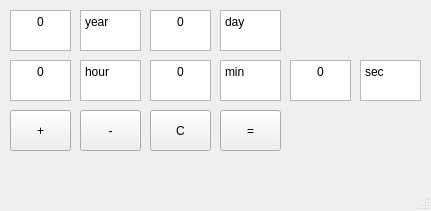
<?xml version="1.0" encoding="UTF-8"?>
<ui version="4.0">
 <class>MainWindow</class>
 <widget class="QMainWindow" name="MainWindow">
  <property name="geometry">
   <rect>
    <x>0</x>
    <y>0</y>
    <width>431</width>
    <height>211</height>
   </rect>
  </property>
  <property name="windowTitle">
   <string>MainWindow</string>
  </property>
  <widget class="QWidget" name="centralwidget">
   <widget class="QTextEdit" name="year">
    <property name="geometry">
     <rect>
      <x>10</x>
      <y>10</y>
      <width>61</width>
      <height>41</height>
     </rect>
    </property>
    <property name="html">
     <string>&lt;!DOCTYPE HTML PUBLIC &quot;-//W3C//DTD HTML 4.0//EN&quot; &quot;http://www.w3.org/TR/REC-html40/strict.dtd&quot;&gt;
&lt;html&gt;&lt;head&gt;&lt;meta name=&quot;qrichtext&quot; content=&quot;1&quot; /&gt;&lt;meta charset=&quot;utf-8&quot; /&gt;&lt;style type=&quot;text/css&quot;&gt;
p, li { white-space: pre-wrap; }
hr { height: 1px; border-width: 0; }
&lt;/style&gt;&lt;/head&gt;&lt;body style=&quot; font-family:'Segoe UI'; font-size:9pt; font-weight:400; font-style:normal;&quot;&gt;
&lt;p align=&quot;center&quot; style=&quot; margin-top:0px; margin-bottom:0px; margin-left:0px; margin-right:0px; -qt-block-indent:0; text-indent:0px;&quot;&gt;0&lt;/p&gt;&lt;/body&gt;&lt;/html&gt;</string>
    </property>
   </widget>
   <widget class="QTextEdit" name="day">
    <property name="geometry">
     <rect>
      <x>150</x>
      <y>10</y>
      <width>61</width>
      <height>41</height>
     </rect>
    </property>
    <property name="html">
     <string>&lt;!DOCTYPE HTML PUBLIC &quot;-//W3C//DTD HTML 4.0//EN&quot; &quot;http://www.w3.org/TR/REC-html40/strict.dtd&quot;&gt;
&lt;html&gt;&lt;head&gt;&lt;meta name=&quot;qrichtext&quot; content=&quot;1&quot; /&gt;&lt;meta charset=&quot;utf-8&quot; /&gt;&lt;style type=&quot;text/css&quot;&gt;
p, li { white-space: pre-wrap; }
hr { height: 1px; border-width: 0; }
&lt;/style&gt;&lt;/head&gt;&lt;body style=&quot; font-family:'Segoe UI'; font-size:9pt; font-weight:400; font-style:normal;&quot;&gt;
&lt;p align=&quot;center&quot; style=&quot; margin-top:0px; margin-bottom:0px; margin-left:0px; margin-right:0px; -qt-block-indent:0; text-indent:0px;&quot;&gt;0&lt;/p&gt;&lt;/body&gt;&lt;/html&gt;</string>
    </property>
   </widget>
   <widget class="QTextEdit" name="hour">
    <property name="geometry">
     <rect>
      <x>10</x>
      <y>60</y>
      <width>61</width>
      <height>41</height>
     </rect>
    </property>
    <property name="html">
     <string>&lt;!DOCTYPE HTML PUBLIC &quot;-//W3C//DTD HTML 4.0//EN&quot; &quot;http://www.w3.org/TR/REC-html40/strict.dtd&quot;&gt;
&lt;html&gt;&lt;head&gt;&lt;meta name=&quot;qrichtext&quot; content=&quot;1&quot; /&gt;&lt;meta charset=&quot;utf-8&quot; /&gt;&lt;style type=&quot;text/css&quot;&gt;
p, li { white-space: pre-wrap; }
hr { height: 1px; border-width: 0; }
&lt;/style&gt;&lt;/head&gt;&lt;body style=&quot; font-family:'Segoe UI'; font-size:9pt; font-weight:400; font-style:normal;&quot;&gt;
&lt;p align=&quot;center&quot; style=&quot; margin-top:0px; margin-bottom:0px; margin-left:0px; margin-right:0px; -qt-block-indent:0; text-indent:0px;&quot;&gt;0&lt;/p&gt;&lt;/body&gt;&lt;/html&gt;</string>
    </property>
   </widget>
   <widget class="QTextEdit" name="min">
    <property name="geometry">
     <rect>
      <x>150</x>
      <y>60</y>
      <width>61</width>
      <height>41</height>
     </rect>
    </property>
    <property name="html">
     <string>&lt;!DOCTYPE HTML PUBLIC &quot;-//W3C//DTD HTML 4.0//EN&quot; &quot;http://www.w3.org/TR/REC-html40/strict.dtd&quot;&gt;
&lt;html&gt;&lt;head&gt;&lt;meta name=&quot;qrichtext&quot; content=&quot;1&quot; /&gt;&lt;meta charset=&quot;utf-8&quot; /&gt;&lt;style type=&quot;text/css&quot;&gt;
p, li { white-space: pre-wrap; }
hr { height: 1px; border-width: 0; }
&lt;/style&gt;&lt;/head&gt;&lt;body style=&quot; font-family:'Segoe UI'; font-size:9pt; font-weight:400; font-style:normal;&quot;&gt;
&lt;p align=&quot;center&quot; style=&quot; margin-top:0px; margin-bottom:0px; margin-left:0px; margin-right:0px; -qt-block-indent:0; text-indent:0px;&quot;&gt;0&lt;/p&gt;&lt;/body&gt;&lt;/html&gt;</string>
    </property>
   </widget>
   <widget class="QTextEdit" name="sec">
    <property name="geometry">
     <rect>
      <x>290</x>
      <y>60</y>
      <width>61</width>
      <height>41</height>
     </rect>
    </property>
    <property name="html">
     <string>&lt;!DOCTYPE HTML PUBLIC &quot;-//W3C//DTD HTML 4.0//EN&quot; &quot;http://www.w3.org/TR/REC-html40/strict.dtd&quot;&gt;
&lt;html&gt;&lt;head&gt;&lt;meta name=&quot;qrichtext&quot; content=&quot;1&quot; /&gt;&lt;meta charset=&quot;utf-8&quot; /&gt;&lt;style type=&quot;text/css&quot;&gt;
p, li { white-space: pre-wrap; }
hr { height: 1px; border-width: 0; }
&lt;/style&gt;&lt;/head&gt;&lt;body style=&quot; font-family:'Segoe UI'; font-size:9pt; font-weight:400; font-style:normal;&quot;&gt;
&lt;p align=&quot;center&quot; style=&quot; margin-top:0px; margin-bottom:0px; margin-left:0px; margin-right:0px; -qt-block-indent:0; text-indent:0px;&quot;&gt;0&lt;/p&gt;&lt;/body&gt;&lt;/html&gt;</string>
    </property>
   </widget>
   <widget class="QTextBrowser" name="textBrowser">
    <property name="geometry">
     <rect>
      <x>80</x>
      <y>10</y>
      <width>61</width>
      <height>41</height>
     </rect>
    </property>
    <property name="html">
     <string>&lt;!DOCTYPE HTML PUBLIC &quot;-//W3C//DTD HTML 4.0//EN&quot; &quot;http://www.w3.org/TR/REC-html40/strict.dtd&quot;&gt;
&lt;html&gt;&lt;head&gt;&lt;meta name=&quot;qrichtext&quot; content=&quot;1&quot; /&gt;&lt;meta charset=&quot;utf-8&quot; /&gt;&lt;style type=&quot;text/css&quot;&gt;
p, li { white-space: pre-wrap; }
hr { height: 1px; border-width: 0; }
&lt;/style&gt;&lt;/head&gt;&lt;body style=&quot; font-family:'Segoe UI'; font-size:9pt; font-weight:400; font-style:normal;&quot;&gt;
&lt;p style=&quot; margin-top:0px; margin-bottom:0px; margin-left:0px; margin-right:0px; -qt-block-indent:0; text-indent:0px;&quot;&gt;year&lt;/p&gt;&lt;/body&gt;&lt;/html&gt;</string>
    </property>
   </widget>
   <widget class="QTextBrowser" name="textBrowser_2">
    <property name="geometry">
     <rect>
      <x>220</x>
      <y>10</y>
      <width>61</width>
      <height>41</height>
     </rect>
    </property>
    <property name="html">
     <string>&lt;!DOCTYPE HTML PUBLIC &quot;-//W3C//DTD HTML 4.0//EN&quot; &quot;http://www.w3.org/TR/REC-html40/strict.dtd&quot;&gt;
&lt;html&gt;&lt;head&gt;&lt;meta name=&quot;qrichtext&quot; content=&quot;1&quot; /&gt;&lt;meta charset=&quot;utf-8&quot; /&gt;&lt;style type=&quot;text/css&quot;&gt;
p, li { white-space: pre-wrap; }
hr { height: 1px; border-width: 0; }
&lt;/style&gt;&lt;/head&gt;&lt;body style=&quot; font-family:'Segoe UI'; font-size:9pt; font-weight:400; font-style:normal;&quot;&gt;
&lt;p style=&quot; margin-top:0px; margin-bottom:0px; margin-left:0px; margin-right:0px; -qt-block-indent:0; text-indent:0px;&quot;&gt;day&lt;/p&gt;&lt;/body&gt;&lt;/html&gt;</string>
    </property>
   </widget>
   <widget class="QTextBrowser" name="textBrowser_3">
    <property name="geometry">
     <rect>
      <x>80</x>
      <y>60</y>
      <width>61</width>
      <height>41</height>
     </rect>
    </property>
    <property name="html">
     <string>&lt;!DOCTYPE HTML PUBLIC &quot;-//W3C//DTD HTML 4.0//EN&quot; &quot;http://www.w3.org/TR/REC-html40/strict.dtd&quot;&gt;
&lt;html&gt;&lt;head&gt;&lt;meta name=&quot;qrichtext&quot; content=&quot;1&quot; /&gt;&lt;meta charset=&quot;utf-8&quot; /&gt;&lt;style type=&quot;text/css&quot;&gt;
p, li { white-space: pre-wrap; }
hr { height: 1px; border-width: 0; }
&lt;/style&gt;&lt;/head&gt;&lt;body style=&quot; font-family:'Segoe UI'; font-size:9pt; font-weight:400; font-style:normal;&quot;&gt;
&lt;p style=&quot; margin-top:0px; margin-bottom:0px; margin-left:0px; margin-right:0px; -qt-block-indent:0; text-indent:0px;&quot;&gt;hour&lt;/p&gt;&lt;/body&gt;&lt;/html&gt;</string>
    </property>
   </widget>
   <widget class="QTextBrowser" name="textBrowser_4">
    <property name="geometry">
     <rect>
      <x>220</x>
      <y>60</y>
      <width>61</width>
      <height>41</height>
     </rect>
    </property>
    <property name="html">
     <string>&lt;!DOCTYPE HTML PUBLIC &quot;-//W3C//DTD HTML 4.0//EN&quot; &quot;http://www.w3.org/TR/REC-html40/strict.dtd&quot;&gt;
&lt;html&gt;&lt;head&gt;&lt;meta name=&quot;qrichtext&quot; content=&quot;1&quot; /&gt;&lt;meta charset=&quot;utf-8&quot; /&gt;&lt;style type=&quot;text/css&quot;&gt;
p, li { white-space: pre-wrap; }
hr { height: 1px; border-width: 0; }
&lt;/style&gt;&lt;/head&gt;&lt;body style=&quot; font-family:'Segoe UI'; font-size:9pt; font-weight:400; font-style:normal;&quot;&gt;
&lt;p style=&quot; margin-top:0px; margin-bottom:0px; margin-left:0px; margin-right:0px; -qt-block-indent:0; text-indent:0px;&quot;&gt;min&lt;/p&gt;&lt;/body&gt;&lt;/html&gt;</string>
    </property>
   </widget>
   <widget class="QTextBrowser" name="textBrowser_5">
    <property name="geometry">
     <rect>
      <x>360</x>
      <y>60</y>
      <width>61</width>
      <height>41</height>
     </rect>
    </property>
    <property name="html">
     <string>&lt;!DOCTYPE HTML PUBLIC &quot;-//W3C//DTD HTML 4.0//EN&quot; &quot;http://www.w3.org/TR/REC-html40/strict.dtd&quot;&gt;
&lt;html&gt;&lt;head&gt;&lt;meta name=&quot;qrichtext&quot; content=&quot;1&quot; /&gt;&lt;meta charset=&quot;utf-8&quot; /&gt;&lt;style type=&quot;text/css&quot;&gt;
p, li { white-space: pre-wrap; }
hr { height: 1px; border-width: 0; }
&lt;/style&gt;&lt;/head&gt;&lt;body style=&quot; font-family:'Segoe UI'; font-size:9pt; font-weight:400; font-style:normal;&quot;&gt;
&lt;p style=&quot; margin-top:0px; margin-bottom:0px; margin-left:0px; margin-right:0px; -qt-block-indent:0; text-indent:0px;&quot;&gt;sec&lt;/p&gt;&lt;/body&gt;&lt;/html&gt;</string>
    </property>
   </widget>
   <widget class="QPushButton" name="plus">
    <property name="geometry">
     <rect>
      <x>10</x>
      <y>110</y>
      <width>61</width>
      <height>41</height>
     </rect>
    </property>
    <property name="text">
     <string>+</string>
    </property>
   </widget>
   <widget class="QPushButton" name="minus">
    <property name="geometry">
     <rect>
      <x>80</x>
      <y>110</y>
      <width>61</width>
      <height>41</height>
     </rect>
    </property>
    <property name="text">
     <string>-</string>
    </property>
   </widget>
   <widget class="QPushButton" name="pushButton_3">
    <property name="geometry">
     <rect>
      <x>150</x>
      <y>110</y>
      <width>61</width>
      <height>41</height>
     </rect>
    </property>
    <property name="text">
     <string>C</string>
    </property>
   </widget>
   <widget class="QPushButton" name="pushButton">
    <property name="geometry">
     <rect>
      <x>220</x>
      <y>110</y>
      <width>61</width>
      <height>41</height>
     </rect>
    </property>
    <property name="text">
     <string>=</string>
    </property>
   </widget>
  </widget>
  <widget class="QMenuBar" name="menubar">
   <property name="geometry">
    <rect>
     <x>0</x>
     <y>0</y>
     <width>431</width>
     <height>25</height>
    </rect>
   </property>
  </widget>
  <widget class="QStatusBar" name="statusbar"/>
 </widget>
 <resources/>
 <connections/>
</ui>
